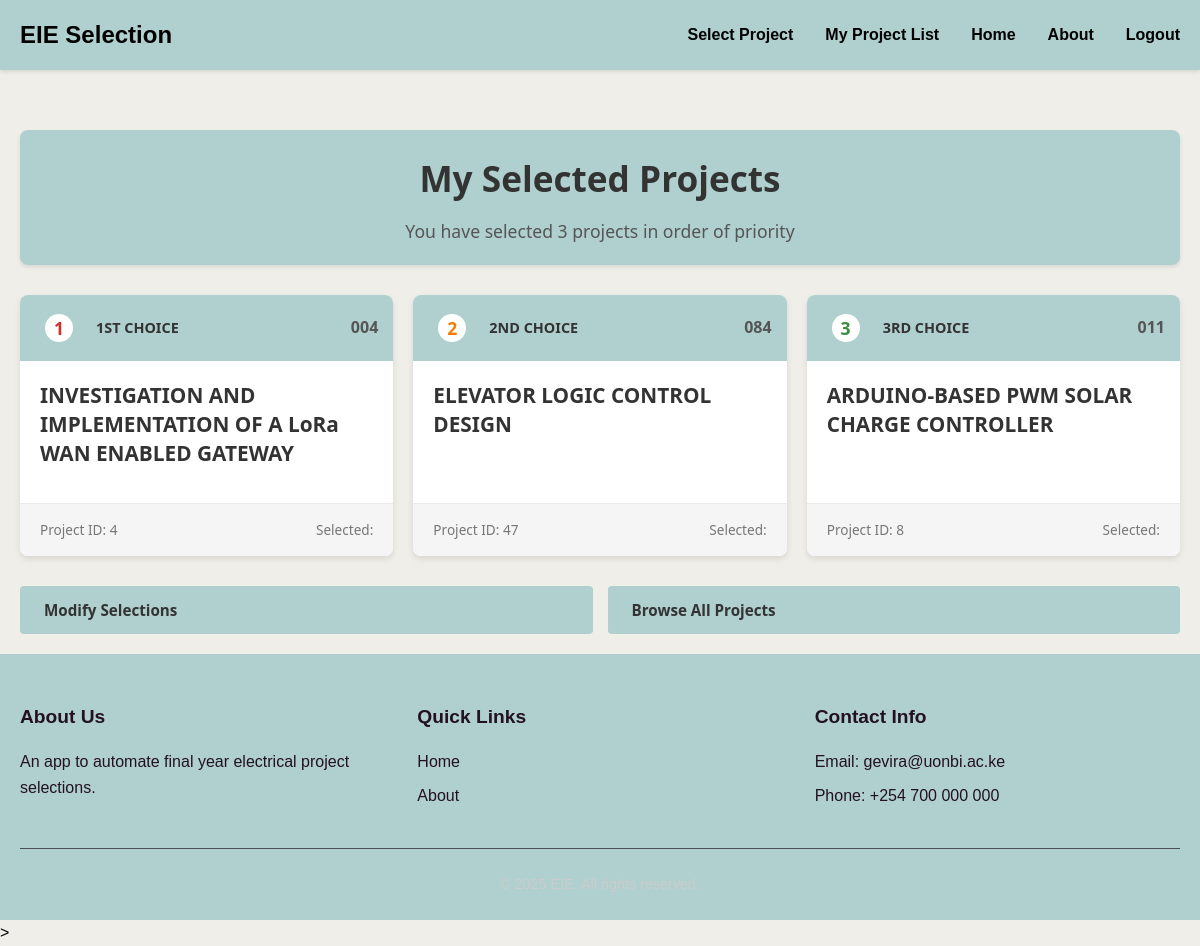
The app's page /my_projects/ (signed in) with its own data.
### base/models.py (models this page shows, shortened)
class Project(models.Model):
    project_title = models.CharField(max_length=255, default='')
    project_number = models.TextField(blank=True, null=True)
    created_at = models.DateTimeField(default=timezone.now)
    is_available = models.BooleanField(default=True)
    assigned_student = models.OneToOneField(User, null = True, blank = True, on_delete= models.CASCADE)

### base/views.py (the view)
# urls.py: path('my_projects/', views.user_selected_projects, name='my_projects'),
@login_required
def user_selected_projects(request):
    user_selections = UserProjectSelection.objects.filter(
        user=request.user
    ).select_related('project').order_by('choice_priority')
    selected_projects_with_priority = []
    for selection in user_selections:
        selected_projects_with_priority.append({
            'project': selection.project,
            'priority': selection.choice_priority,
            'priority_display': selection.get_choice_priority_display(),
            'selection_object': selection
        })
    context = {
        'selected_projects_with_priority': selected_projects_with_priority,
        'user_selections': user_selections,  # Keep this for backward compatibility
        'selected_projects': [item['project'] for item in selected_projects_with_priority],  # Keep for backward compatibility
        'selection_count': len(selected_projects_with_priority),
        'has_selections': len(selected_projects_with_priority) > 0,
    }
    return render(request, 'base/user_selected_projects.html', context)

### base/templates/base/user_selected_projects.html (shortened to what this page needs)
{% extends 'base/base.html' %}
{% load static %}
{% block content %}
<div class="selected-projects-container">
    <div class="header-section">
        <h1>My Selected Projects</h1>
        <p class="subtitle">You have selected {{ selection_count }} project{{ selection_count|pluralize }} in order of priority</p>
    </div>
    {% if selected_projects_with_priority %}
    <div class="projects-grid">
        {% for item in selected_projects_with_priority %}
        <div class="project-card priority-{{ item.priority }}">
            <div class="project-header">
                <div class="priority-badge priority-{{ item.priority }}">
                    <span class="priority-number">{{ item.priority }}</span>
                    <span class="priority-text">{{ item.priority_display }}</span>
                </div>
                <div class="project-number">{{ item.project.project_number }}</div>
            </div>
            <div class="project-content">
                <h3 class="project-title">{{ item.project.project_title }}</h3>
            </div>
            <div class="project-footer">
                <span class="project-info">Project ID: {{ item.project.id }}</span>
                <span class="selection-date">Selected: {{ item.selection_object.created_at|date:"M d, Y" }}</span>
            </div>
        </div>
        {% endfor %}
    </div>
    <div class="actions-section">
        <a href="{% url 'select_projects' %}" class="btn btn-primary">Modify Selections</a>
        <a href="{% url 'select_projects' %}" class="btn btn-primary">Browse All Projects</a>
    </div>
    {% endif %}
</div>
{% endblock content %}

### base/static/base.css (style rules this page uses)
* { margin: 0; padding: 0; box-sizing: border-box; }
body { font-family: 'Arial', sans-serif; line-height: 1.6; color: black; background-color: #F0EEE8; min-height: 100vh; display: flex; flex-direction: column; justify-content: center; }
h1, h2, h3, h4, h5, h6 { margin-bottom: 0.5rem; font-weight: 600; }
p { margin-bottom: 1rem; }
a { color: #007bff; text-decoration: none; }

### base/static/register.css (style rules this page uses)
.btn { display: inline-block; padding: 12px 25px; border-radius: 4px; font-size: 0.95rem; font-weight: 600; cursor: pointer; text-decoration: none; transition: background-color 0.2s ease; border: none; }
.btn-primary { background-color: #AFD0CE; color: #333; width: 100%; }

### base/static/select_projects.css (style rules this page uses)
.priority-badge { padding: 4px 10px; background-color: #AFD0CE; border-radius: 12px; font-size: 0.8rem; font-weight: 600; margin-right: 12px; min-width: 70px; text-align: center; }
.project-info { color: #555; }
.priority-number { display: flex; justify-content: center; align-items: center; width: 32px; height: 32px; background-color: #AFD0CE; color: #333; border-radius: 50%; font-weight: bold; margin-right: 15px; flex-shrink: 0; font-size: 1.1rem; }

### base/static/user_selected_project.css (style rules this page uses)
.selected-projects-container { max-width: 1200px; margin: 0 auto; padding: 20px; font-family: 'Segoe UI', Tahoma, Geneva, Verdana, sans-serif; color: #333; background-color: #F0EEE8; }
.header-section { text-align: center; margin-bottom: 30px; padding: 20px; background-color: #AFD0CE; border-radius: 8px; box-shadow: 0 2px 4px rgba(0, 0, 0, 0.1); }
.header-section h1 { margin: 0 0 10px 0; color: #333; font-size: 2.2rem; }
.subtitle { font-size: 1.1rem; color: #555; margin: 0; }
.projects-grid { display: grid; grid-template-columns: repeat(auto-fill, minmax(300px, 1fr)); gap: 20px; margin-bottom: 30px; }
.project-card { background-color: white; border-radius: 8px; overflow: hidden; box-shadow: 0 3px 6px rgba(0, 0, 0, 0.1); transition: transform 0.2s ease; display: flex; flex-direction: column; }
.project-header { display: flex; justify-content: space-between; align-items: center; padding: 15px; background-color: #AFD0CE; }
.priority-badge { display: flex; align-items: center; gap: 8px; }
.priority-number { display: inline-flex; justify-content: center; align-items: center; width: 28px; height: 28px; background-color: white; border-radius: 50%; font-weight: bold; }
.priority-1 .priority-number { color: #d32f2f; }
.priority-2 .priority-number { color: #f57c00; }
.priority-3 .priority-number { color: #388e3c; }
.priority-text { font-weight: 600; text-transform: uppercase; font-size: 0.9rem; }
.project-number { font-weight: 600; color: #555; }
.project-content { padding: 20px; flex-grow: 1; }
.project-title { margin: 0 0 15px 0; font-size: 1.3rem; color: #333; line-height: 1.4; }
.project-footer { display: flex; justify-content: space-between; padding: 15px 20px; background-color: #f5f5f5; border-top: 1px solid #eaeaea; font-size: 0.85rem; }
.project-info, .selection-date { color: #777; }
.actions-section { display: flex; justify-content: center; gap: 15px; margin-top: 30px; }
.btn { display: inline-block; padding: 12px 24px; border-radius: 4px; text-decoration: none; font-weight: 600; cursor: pointer; transition: background-color 0.2s ease; }
.btn-primary { background-color: #AFD0CE; color: #333; border: none; }

### records on screen
Project: priority "1", priority_display "1ST CHOICE", project.project_number "004", project.project_title "INVESTIGATION AND IMPLEMENTATION OF A LoRa WAN ENABLED GATEWAY", project.id "4"
Project: priority "2", priority_display "2ND CHOICE", project.project_number "084", project.project_title "ELEVATOR LOGIC CONTROL DESIGN", project.id "47"
Project: priority "3", priority_display "3RD CHOICE", project.project_number "011", project.project_title "ARDUINO-BASED PWM SOLAR CHARGE CONTROLLER", project.id "8"

### other values on screen
{{ selection_count }} "3"
